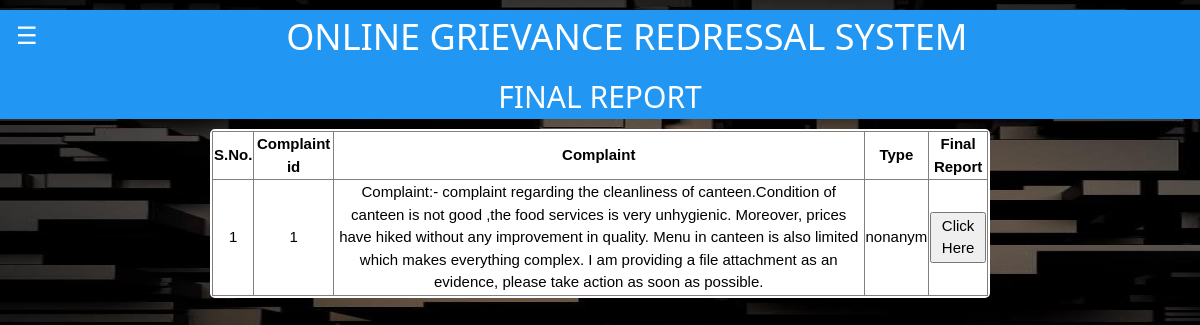
The app's page /final_report.php (signed in) with its own data.
### tables this page shows
CREATE TABLE `complaint` (
  `cmpid` int(50) NOT NULL,
  `name` varchar(30) NOT NULL,
  `cdetails` text NOT NULL,
  `type` text NOT NULL,
  `ctype` text NOT NULL,
  `priority` text NOT NULL,
  `report` text NOT NULL,
  `remark` text NOT NULL,
  `feedback` text NOT NULL,
  `date` timestamp NOT NULL DEFAULT current_timestamp() ON UPDATE current_timestamp(),
  `admno` int(11) NOT NULL,
  `status` varchar(25) NOT NULL,
  `image` longblob DEFAULT NULL,
  `imgtype` varchar(1000) NOT NULL
);

### final_report.php (the view, shortened to what this page needs)
<!DOCTYPE html>
<html>
<link rel="stylesheet" href="extra.css">
<body>
<div class="w3-blue">
  <button class="w3-button w3-blue w3-xlarge w3-left" onclick="openLeftMenu()">&#9776;</button>
  <h1 style="text-align:center;">ONLINE GRIEVANCE REDRESSAL SYSTEM</h1>
  <h2 style="color:White; text-align:center">FINAL REPORT</h2>
</div>
<center>
<div style="background-color:White; border: 2px solid White; border-radius: 5px; width:65% " >
<table width="100%" border="1" style="border-collapse:collapse;">
<thead>
<tr>
<th><center>S.No.</center></th>
<th><center>Complaint id</center></th>
<th><center>Complaint</center></th>
<th><center>Type</center></th>
<th><center>Final Report</center></th>
</tr>
</thead>
<tbody>
<?php
require_once "config.php";
$count=1;
$sel_query="Select * from complaint where status = 'Report Submitted' order by cmpid";
$result = mysqli_query($link,$sel_query);
while($row = mysqli_fetch_assoc($result)) { ?>
<tr><td align="center"><?php echo $count; ?></td>
<td align="center"><?php echo $row["cmpid"]; ?></td>
<td align="center"><?php echo $row["cdetails"]; ?></td>
<td align="center"><?php echo $row["type"]; ?></td>
<td align="center"><a href="javascript:void(0);" onClick="popUpWindow('http://localhost/og/final.php?uid=<?php echo htmlentities($row['cmpid']);?>');" title="Details">
<button type="button" class="btn btn-primary">Click Here</button></a></td>
</tr>
<?php $count++; } ?>
</tbody>
</table>
</div>
</center>
</body>
</html>

### extra.css (style rules this page uses)
html { box-sizing:border-box }
*,*:before,*:after { box-sizing:inherit }
html { -ms-text-size-adjust:100%;-webkit-text-size-adjust:100% }
body { margin:0 }
a { background-color:transparent }
button,input,select,textarea,optgroup { font:inherit;margin:0 }
button,input { overflow:visible }
button,select { text-transform:none }
button,[type=button],[type=reset],[type=submit] { -webkit-appearance:button }
html,body { font-family:Verdana,sans-serif;font-size:15px;line-height:1.5 }
html { overflow-x:hidden }
h1 { font-size:36px }
h2 { font-size:30px }
h1,h2,h3,h4,h5,h6 { font-family:"Segoe UI",Arial,sans-serif;font-weight:400;margin:10px 0 }
a { color:inherit }
.w3-btn,.w3-button { border:none;display:inline-block;padding:8px 16px;vertical-align:middle;overflow:hidden;text-decoration:none;color:inherit;background-color:inherit;text-align:center;cursor:pointer;white-space:nowrap }
.w3-btn,.w3-button { -webkit-touch-callout:none;-webkit-user-select:none;-khtml-user-select:none;-moz-user-select:none;-ms-user-select:none;user-select:none }
.w3-xlarge { font-size:24px!important }
.w3-left { float:left!important }
.w3-blue,.w3-hover-blue:hover { color:#fff!important;background-color:#2196F3!important }

### final_report.php (style rules this page uses)
body { background-image:url('stked.jpeg'); background-attachment:fixed; background-size:100% 100%; }

### records on screen
complaint: cmpid "1", cdetails "Complaint:- complaint regarding the cleanliness of canteen.Condition of canteen is not good ,the food services is very unhygienic. Moreover, prices have hiked without any improvement in quality. Menu in canteen is also limited which makes everything complex. I am providing a file attachment as an evidence, please take action as soon as possible.", type "nonanym"
